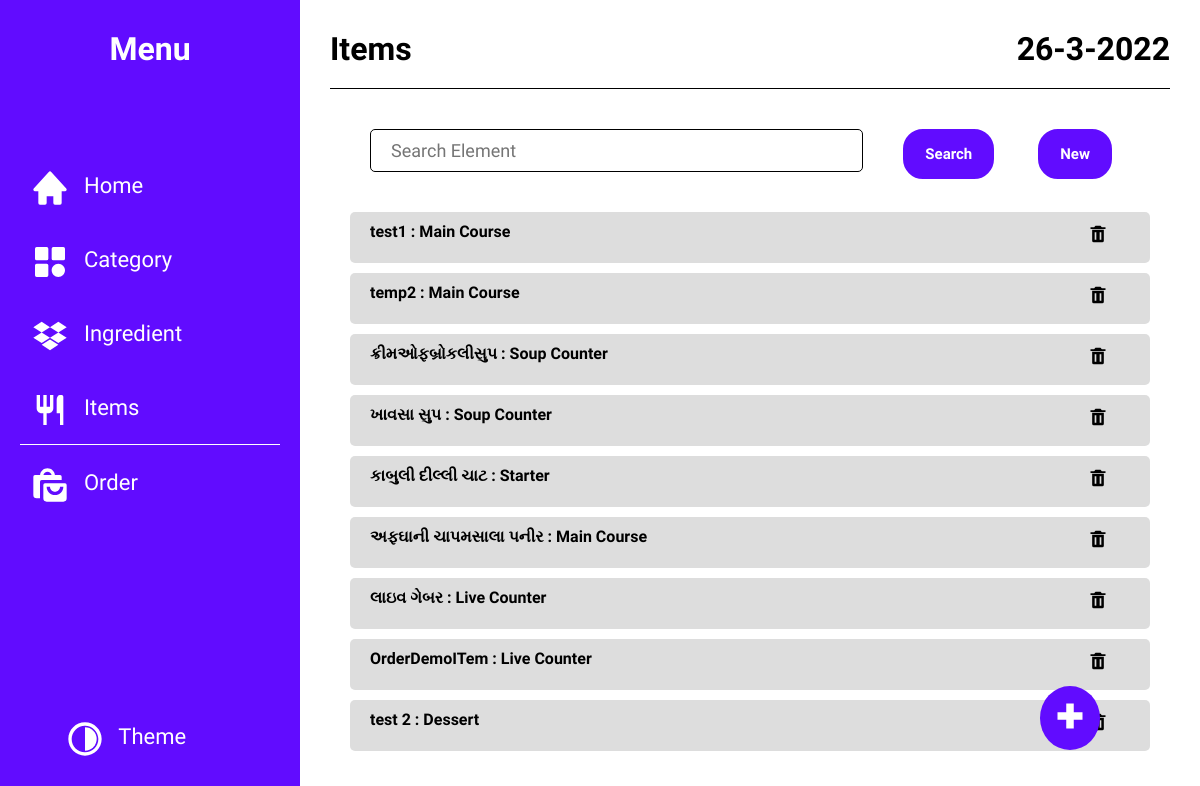
Page /orderInventory/Items/ on the committed database.
### orderInventory/models.py (models this page shows, shortened)
class ItemIndividual(models.Model):
    name = models.CharField(max_length=64)
    type = models.ForeignKey(
        Type,
        related_name="Item_Type",
        on_delete=models.SET(None),
        null=True,
        blank=True
    )
    createdAt = models.DateTimeField(default=datetime.now)
    modifyAt = models.DateTimeField(blank=True, null=True)

class Type(models.Model):
    type = models.CharField(max_length=32, unique=True)

### orderInventory/views.py (the view)
# urls.py: path('Items/', views.itemsHome, name="items"),
@cache_control(max_age=3600)
def itemsHome(request):
    items = models.ItemIndividual.objects.all()
    ingredients = models.IngredientIndividual.objects.all()
    category = models.Category.objects.all()
    return render(request, 'items.html', {
        "toolbar": True,
        "putPlus": True,
        "active": "items",
        "data": items,
        "options": ingredients,
        "Category": category,
        "queryItem": "item_one",
        "heading": "Items",
    })

### orderInventory/templates/items.html (shortened to what this page needs)
{% extends 'template.html' %}
{% load static %}
{% block heading %}
    {{ heading }}
{% endblock %}
{% block Main %}
<div id="single-section">
    <section class="single-container list-container search-elements">
        {% for i in data %}
        <div class="suggetion-list-item">
            <p class="text" data-itemid="{{ i.id }}" data-queryItem="{{ queryItem }}">{{ i.name }} : {{ i.type.type }} </p>
            <form method="POST" action="{% url 'inventory:delete_items' %}" style="text-align: center" id="deleteFromItems">
                <button class="add button-remove deleteItem">
                <svg xmlns="http://www.w3.org/2000/svg" viewBox="0 0 24 24" >
                    <path d="M6 7H5v13a2 2 0 0 0 2 2h10a2 2 0 0 0 2-2V7H6zm4 12H8v-9h2v9zm6 0h-2v-9h2v9zm.618-15L15 2H9L7.382 4H3v2h18V4z">
                    </path>
                </svg>
                </button>
          </form>
        </div>
        {% endfor %}
    </section>
</div>
{% endblock %}

### orderInventory/static/css/style.css (style rules this page uses)
* { margin: 0; padding: 0; box-sizing: border-box; font-family: 'Readex Pro', sans-serif; scrollbar-width: thin; }
:root { --text-color : #fff; --bg-color-main : #610CFF; --item : #dddddd; --text-alter : #000; --bg-color-alter : #fff; --danger_color : #aa0a0a; }
svg { padding: 0; width: 40px; height: 40px; fill: var(--text-color); }
.button-remove { border: none; outline: none; color: var(--text-color); background: transparent; cursor: pointer; padding: 15px; }
main section { vertical-align: top; padding: 0 30px; display: inline-block; overflow-y: auto; border-right: 1px solid var(--text-alter); width: 45%; max-width: 45vw; min-height: 550px; max-height: 620px; }
.single-container { border: none; width: 100%; padding: 0 50px; max-width: 100%; max-height: 620px; }
#single-section { max-height: 575px; }
.suggetion-list-item { display: grid; grid-template-columns: repeat(12,1fr); background: var(--item); margin: 10px 0; padding: 10px 20px 15px; border-radius: 5px; }
.suggetion-list-item .text { grid-column: 1 / 12; display: inline-block; font-weight: 600; cursor: pointer; color: var(--text-alter); }
.suggetion-list-item .add { grid-column: 12 / 12; margin: 0 20px; text-align: right; padding: 0 !important; padding-top: 2px !important ; }
.suggetion-list-item .add svg { width: 20px; height: 20px; fill: var(--text-alter); }
.list-container { max-height: 550px; }

### rows in the picture
ItemIndividual: name "test1", type.type "Main Course"
ItemIndividual: name "temp2", type.type "Main Course"
ItemIndividual: name "ક્રીમઓફબ્રોકલીસુપ", type.type "Soup Counter"
ItemIndividual: name "ખાવસા સુપ", type.type "Soup Counter"
ItemIndividual: name "કાબુલી દીલ્લી ચાટ", type.type "Starter"
ItemIndividual: name "અફઘાની ચાપમસાલા પનીર", type.type "Main Course"
ItemIndividual: name "લાઇવ ગેબર", type.type "Live Counter"
ItemIndividual: name "OrderDemoITem", type.type "Live Counter"
ItemIndividual: name "test 2", type.type "Dessert"

### other values in the picture
{{ heading }} "Items"
